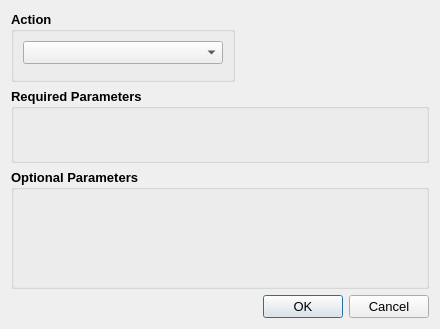
<?xml version="1.0" encoding="UTF-8"?>
<ui version="4.0">
 <class>eventDialog</class>
 <widget class="QDialog" name="eventDialog">
  <property name="geometry">
   <rect>
    <x>0</x>
    <y>0</y>
    <width>432</width>
    <height>319</height>
   </rect>
  </property>
  <property name="sizePolicy">
   <sizepolicy hsizetype="Preferred" vsizetype="Preferred">
    <horstretch>0</horstretch>
    <verstretch>3</verstretch>
   </sizepolicy>
  </property>
  <property name="minimumSize">
   <size>
    <width>0</width>
    <height>0</height>
   </size>
  </property>
  <property name="font">
   <font>
    <pointsize>10</pointsize>
   </font>
  </property>
  <property name="windowTitle">
   <string>Dialog</string>
  </property>
  <property name="sizeGripEnabled">
   <bool>false</bool>
  </property>
  <property name="modal">
   <bool>false</bool>
  </property>
  <layout class="QGridLayout" name="gridLayout">
   <property name="sizeConstraint">
    <enum>QLayout::SetFixedSize</enum>
   </property>
   <item row="4" column="1" colspan="2">
    <widget class="QDialogButtonBox" name="buttonBox">
     <property name="minimumSize">
      <size>
       <width>0</width>
       <height>0</height>
      </size>
     </property>
     <property name="orientation">
      <enum>Qt::Horizontal</enum>
     </property>
     <property name="standardButtons">
      <set>QDialogButtonBox::Cancel|QDialogButtonBox::Ok</set>
     </property>
    </widget>
   </item>
   <item row="2" column="0" colspan="3">
    <widget class="QGroupBox" name="rParamBox">
     <property name="minimumSize">
      <size>
       <width>200</width>
       <height>75</height>
      </size>
     </property>
     <property name="font">
      <font>
       <weight>75</weight>
       <bold>true</bold>
      </font>
     </property>
     <property name="title">
      <string>Required Parameters</string>
     </property>
     <layout class="QVBoxLayout" name="verticalLayout">
      <property name="sizeConstraint">
       <enum>QLayout::SetDefaultConstraint</enum>
      </property>
     </layout>
    </widget>
   </item>
   <item row="1" column="2">
    <spacer name="spacer1">
     <property name="orientation">
      <enum>Qt::Horizontal</enum>
     </property>
     <property name="sizeHint" stdset="0">
      <size>
       <width>40</width>
       <height>20</height>
      </size>
     </property>
    </spacer>
   </item>
   <item row="1" column="0" colspan="2">
    <widget class="QGroupBox" name="actFrm">
     <property name="maximumSize">
      <size>
       <width>16777215</width>
       <height>75</height>
      </size>
     </property>
     <property name="font">
      <font>
       <weight>75</weight>
       <bold>true</bold>
      </font>
     </property>
     <property name="autoFillBackground">
      <bool>false</bool>
     </property>
     <property name="title">
      <string>Action</string>
     </property>
     <layout class="QHBoxLayout" name="horizontalLayout">
      <property name="bottomMargin">
       <number>15</number>
      </property>
      <item>
       <widget class="QComboBox" name="actionCB">
        <property name="minimumSize">
         <size>
          <width>200</width>
          <height>0</height>
         </size>
        </property>
        <property name="font">
         <font>
          <weight>50</weight>
          <bold>false</bold>
         </font>
        </property>
        <property name="whatsThis">
         <string>&lt;html&gt;&lt;head/&gt;&lt;body&gt;&lt;p&gt;&lt;br/&gt;&lt;/p&gt;&lt;/body&gt;&lt;/html&gt;</string>
        </property>
        <property name="currentText">
         <string/>
        </property>
       </widget>
      </item>
     </layout>
    </widget>
   </item>
   <item row="3" column="0" colspan="3">
    <widget class="QGroupBox" name="oParamBox">
     <property name="minimumSize">
      <size>
       <width>200</width>
       <height>120</height>
      </size>
     </property>
     <property name="font">
      <font>
       <weight>75</weight>
       <bold>true</bold>
      </font>
     </property>
     <property name="title">
      <string>Optional Parameters</string>
     </property>
     <layout class="QVBoxLayout" name="verticalLayout_2">
      <property name="sizeConstraint">
       <enum>QLayout::SetDefaultConstraint</enum>
      </property>
     </layout>
    </widget>
   </item>
  </layout>
 </widget>
 <resources/>
 <connections/>
</ui>
